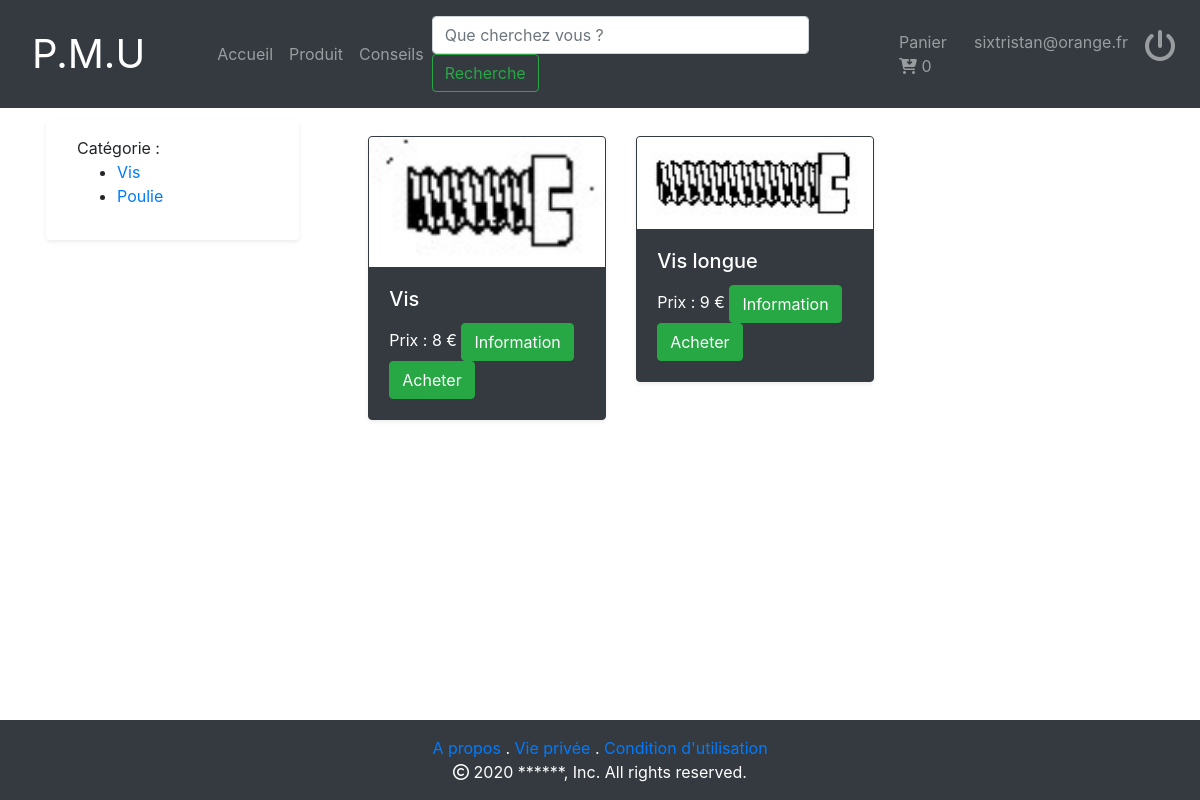
The page /vue/cat_prod.php (signed in) on the database its author committed.
### tables this page shows
CREATE TABLE IF NOT EXISTS `categorie_produit` (
  `id_cat_prod` int(11) NOT NULL AUTO_INCREMENT,
  `libelle` varchar(255) NOT NULL,
  PRIMARY KEY (`id_cat_prod`)
);

CREATE TABLE IF NOT EXISTS `objet` (
  `chemin` varchar(255) NOT NULL,
  `image` varchar(255) NOT NULL,
  `id_prod` int(11) NOT NULL,
  PRIMARY KEY (`chemin`),
  KEY `fk_prod_objet` (`id_prod`)
);

CREATE TABLE IF NOT EXISTS `produit` (
  `id_produit` int(11) NOT NULL AUTO_INCREMENT,
  `reference` varchar(5) NOT NULL,
  `quantité` int(11) NOT NULL,
  `prix_unitaire` int(11) NOT NULL,
  `libelle` varchar(255) NOT NULL,
  `description` text NOT NULL,
  `id_cat` int(11) NOT NULL,
  PRIMARY KEY (`id_produit`),
  KEY `fk_cat` (`id_cat`)
);

### models/CategorieManager.php (called while the page is built)
<?php
include_once('Categorie.php');
class CategorieManager
{
    public function listeCategorie()
  {
    $DBase = new Connect();
    $db = $DBase->connexion();
    $categories = [];
    $q = $db->prepare('SELECT id_cat_prod,libelle from categorie_produit');
    $q->execute();
    while ($donnees = $q->fetch(PDO::FETCH_ASSOC))
    {
      $categories[] = new Categorie($donnees);
    }
    return $categories;
  }
}
?>

### models/Categorie.php (called while the page is built, shortened)
<?php
class Categorie
{
	private $_id;
	private $_libelle;
	public function __construct($donnees)
	{
		$this->_id = $donnees['id_cat_prod'];
		$this->_libelle = $donnees['libelle'];
	}
	public function getId()
	{
		return $this->_id;
	}
	public function getLibelle()
	{
		return $this->_libelle;
	}
}
?>

### models/ArticleManager.php (called while the page is built, shortened)
<?php
include_once('Article.php');
class articleManager
{
  public function getList($categorie)
  {
    $articles = [];
    $DBase = new Connect();
    $db = $DBase->connexion();
    $q = $db->prepare('SELECT id_produit,produit.libelle,description,prix_unitaire,chemin,image from objet join (produit
    join categorie_produit on categorie_produit.id_cat_prod = id_cat) on produit.id_produit = id_prod  where id_cat LIKE "'.$categorie.'" ');
    $q->execute();
    while ($donnees = $q->fetch(PDO::FETCH_ASSOC))
    {
      $articles[] = new Article($donnees);
    }
    return $articles;
  }
}

### models/Article.php (called while the page is built, shortened)
<?php
class Article
{
	private $_id;
	private $_prix_unitaire = 0;
	private $_libelle = "";
	private $_chemin = "";
	private $_nomImage = "";
	public function __construct($donnees)
	{
		if (isset($donnees['id_produit'])) {
			$this->_id = $donnees['id_produit'];
		}
		if (isset($donnees['prix_unitaire'])) {
			$this->_prix_unitaire = $donnees['prix_unitaire'];
		}
		if (isset($donnees['libelle'])) {
			$this->_libelle = $donnees['libelle'];
		}
		if (isset($donnees['chemin'])) {
			$this->_chemin = $donnees['chemin'];
		}
		if (isset($donnees['image'])) {
			$this->_nomImage = $donnees['image'];
		}
	}
	public function getId()
	{
		return $this->_id;
	}
	public function getPrix()
	{
		return $this->_prix_unitaire;
	}
	public function getLibelle()
	{
		return $this->_libelle;
	}
	public function getImage()
	{
		return $this->_chemin;
	}
	public function getNomImage()
	{
		return $this->_nomImage;
	}
}
 ?>

### vue/cat_prod.php (the view, shortened to what this page needs)
<?php
    include_once('../models/CategorieManager.php');
    include_once('../models/Categorie.php');
    include_once('../models/ArticleManager.php');
    $article = [];
    $Cat_man = new CategorieManager();
    $Art_man = new articleManager();
    if(isset($_GET['categorie'])){
        $article = $Art_man->getList($_GET['categorie']);
    }
    else{
        $article = $Art_man->getList('%');
    }
    $categories = $Cat_man->listeCategorie();
    $tailleCategories = sizeof($categories);
    $tailleArticle = sizeof($article);
?>
<html lang="fr">
    <?php include_once('../public/template/head.php'); ?>
    <body>
        <?php include_once('../public/template/header.php'); ?>
        <main>
           <div class="container-fluid">
               <div class="row ml-1 p-2">
                    <div class="col-3">
                        <div class="row shadow-sm m-1 p-3 mb-5 bg-white rounded">
                            <div class="col">
                                <a>Catégorie :</a>
                                <ul>
                                    <?php
                                        for ($i=0; $i < $tailleCategories; $i++) {
                                            echo '<li> <a href="cat_prod.php?categorie='.$categories[$i]->getId().'">'. $categories[$i]->getLibelle() . '</a></li> ';
                                        }
                                     ?>
                                </ul>
                            </div>
                        </div>
                    </div>
                    <div class="col-9">
                        <div class="row m-1 p-3 mb-5 bg-white rounded">
                            <div class="col">
                                <div class="row">
<?php
    for ($i=0; $i < $tailleArticle; $i++) {
?>
                                    <div class="col-4">
                                        <div class="card border border-dark  shadow-sm bg-dark  text-white rounded">
                                            <img src=<?php echo '"'.$article[$i]->getImage().'"'?> class="card-img-top" alt="<?php echo $article[$i]->getNomImage()?>">
                                            <div class="card-body">
                                                <div class="row">
                                                    <div class="col">
                                                        <h5 class="card-title"><?php echo $article[$i]->getLibelle() ?></h5>
                                                        <span class="card-link">Prix : <?php echo $article[$i]->getPrix() ?> €</span>
                                                        <a href="pageProduit.php?id=<?php echo  $article[$i]->getId()?>"><button class="card-link btn btn-success" name="info" id="info">Information</button></a>
                                                        <a class="card-link btn btn-success ajouterPanier" href="/projetphp/controllers/ajouteAuPanier.php?id=<?php echo  $article[$i]->getId()?>" name="acheter" id="acheter">Acheter</a>
                                                    </div>
                                                </div>
                                            </div>
                                        </div>
                                    </div>
<?php
    }
?>
                            </div>
                        </div>
                    </div>
               </div>
           </div>
        </main>
        <?php include_once('../public/template/footer.php'); ?>
    </body>
</html>

### public/template/template.css (style rules this page uses)
html { height: 100%; }
body { margin: 0; display: flex; flex-direction: column; min-height: 100vh; }
main { flex: 1; }

### rows shown on the page
categorie_produit: libelle "Vis"
categorie_produit: libelle "Poulie"
objet: chemin (picture), produit.libelle "Vis", produit.prix_unitaire "8"
objet: chemin (picture), produit.libelle "Vis longue", produit.prix_unitaire "9"

### other values the page prints
$panier->nbArticles() "0"
$_SESSION['email'] "sixtristan@orange.fr"
